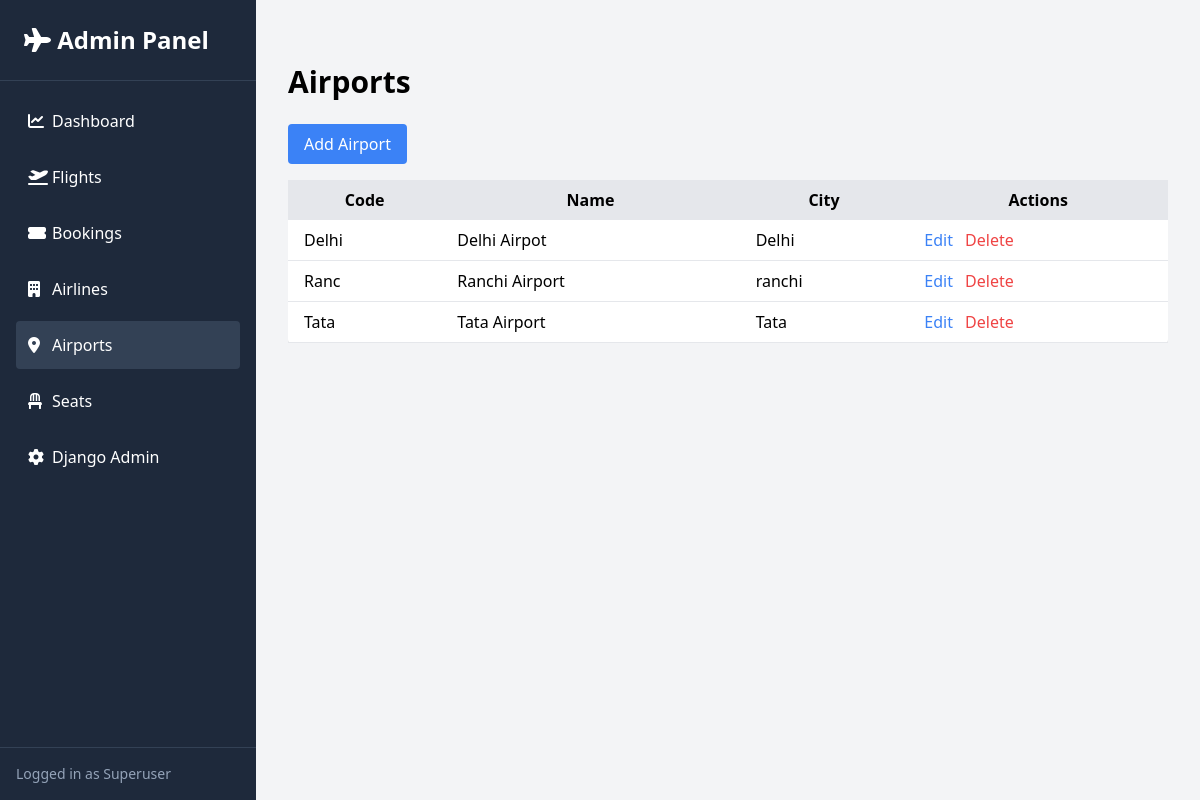
The page /admin-panel/admin-dashboard/airports/ (signed in) on the database its author committed.
### roombook/models.py (models this page shows, shortened)
class Airport(models.Model):
    code = models.CharField(max_length=5, unique=True)
    name = models.CharField(max_length=100)
    city = models.CharField(max_length=100)

### roombook/admin_views.py (the view)
@user_passes_test(is_superuser)
def airport_list(request):
    airports = Airport.objects.all().order_by('code')
    return render(request, 'admin_dashboard/airports.html', {'airports': airports})

### roombook/admin_views.py (called while the page is built)
def is_superuser(user):
    return user.is_superuser

### roombook/templates/admin_dashboard/airports.html
{% extends 'admin_dashboard/base.html' %}
{% block content %}
<div class="container mx-auto py-8">
    <h1 class="text-3xl font-bold mb-6">Airports</h1>
    <a href="{% url 'admin_airport_add' %}" class="bg-blue-500 text-white px-4 py-2 rounded hover:bg-blue-600 mb-4 inline-block">
        Add Airport
    </a>
    <div class="overflow-x-auto">
        <table class="min-w-full bg-white shadow-md rounded">
            <thead class="bg-gray-200">
                <tr>
                    <th class="py-2 px-4">Code</th>
                    <th class="py-2 px-4">Name</th>
                    <th class="py-2 px-4">City</th>
                    <th class="py-2 px-4">Actions</th>
                </tr>
            </thead>
            <tbody>
                {% for airport in airports %}
                <tr class="border-b">
                    <td class="py-2 px-4">{{ airport.code }}</td>
                    <td class="py-2 px-4">{{ airport.name }}</td>
                    <td class="py-2 px-4">{{ airport.city }}</td>
                    <td class="py-2 px-4 space-x-2">
                        <a href="{% url 'admin_airport_edit' airport.id %}" class="text-blue-500 hover:underline">Edit</a>
                        <a href="{% url 'admin_airport_delete' airport.id %}" class="text-red-500 hover:underline">Delete</a>
                    </td>
                </tr>
                {% empty %}
                <tr>
                    <td colspan="4" class="text-center py-4">No airports found.</td>
                </tr>
                {% endfor %}
            </tbody>
        </table>
    </div>
</div>
{% endblock %}

### rows shown on the page
Airport: code "Delhi", name "Delhi Airpot", city "Delhi"
Airport: code "Ranc", name "Ranchi Airport", city "ranchi"
Airport: code "Tata", name "Tata Airport", city "Tata"
